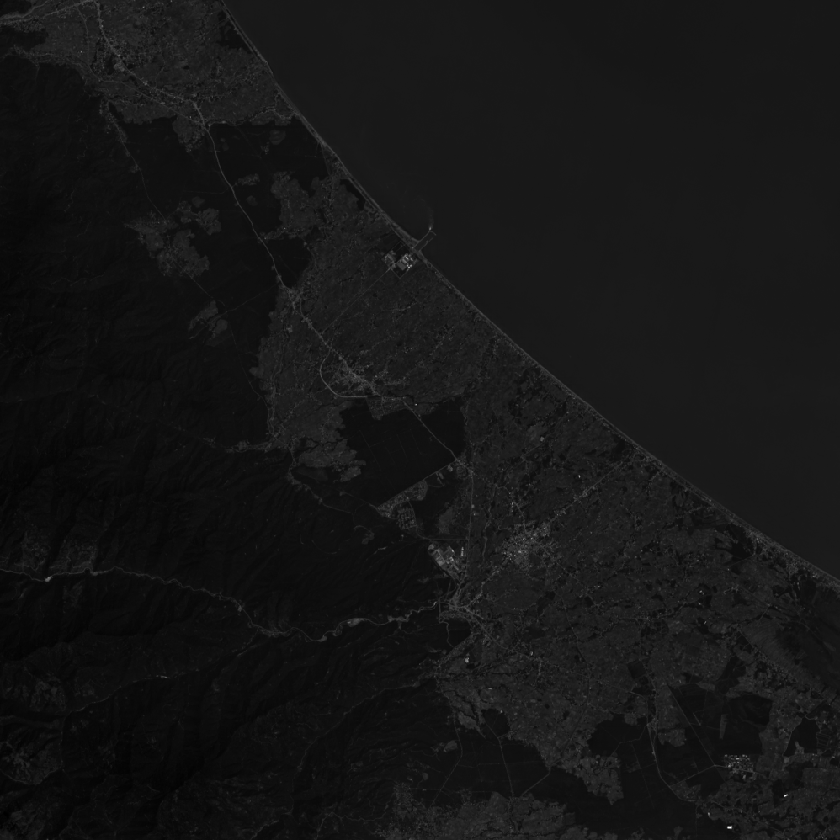
#> input picture 1-Import/data/Landsat8/Blue.tif, 840 x 840 px, shrunk from 998 x 998 before the run, found by its file name; the run also reads 3 pictures not shown here
$ jupyter execute NDVI.ipynb
#> lines starting #> are read from the running program, lines starting #| are printed output that depends on the picture; after the words box and inside, x2 and y2 are one past the last pixel; in counts of white or black regions, pixels touching at a corner belong together
[cell 1]
import matplotlib.pyplot as plt
import numpy as np
from matplotlib import cm
from skimage import io
from skimage import exposure

[cell 2]
image1 = io.imread('E:/Landsat8/Blue.tif')
#> image1 is the input picture: shape (840, 840) int32; min -364, max 5582, mean 159.6
image2 = io.imread('E:/Landsat8/Green.tif')
image3 = io.imread('E:/Landsat8/Red.tif')
image4 = io.imread('E:/Landsat8//NIR.tif')
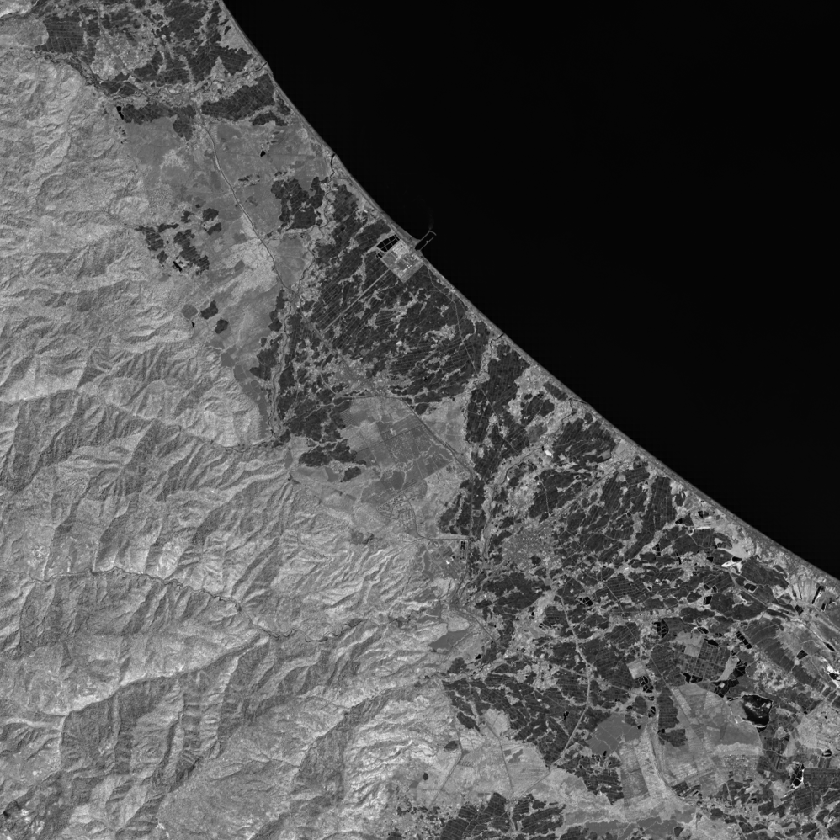
#> input picture 1-Import/data/Landsat8/NIR.tif, 840 x 840 px, shrunk from 998 x 998 before the run, found by its file name
#> image4 is the input picture: shape (840, 840) int32; min 23, max 6200, mean 1998.3
image5 = io.imread('E:/Landsat8/SWIR1.tif')
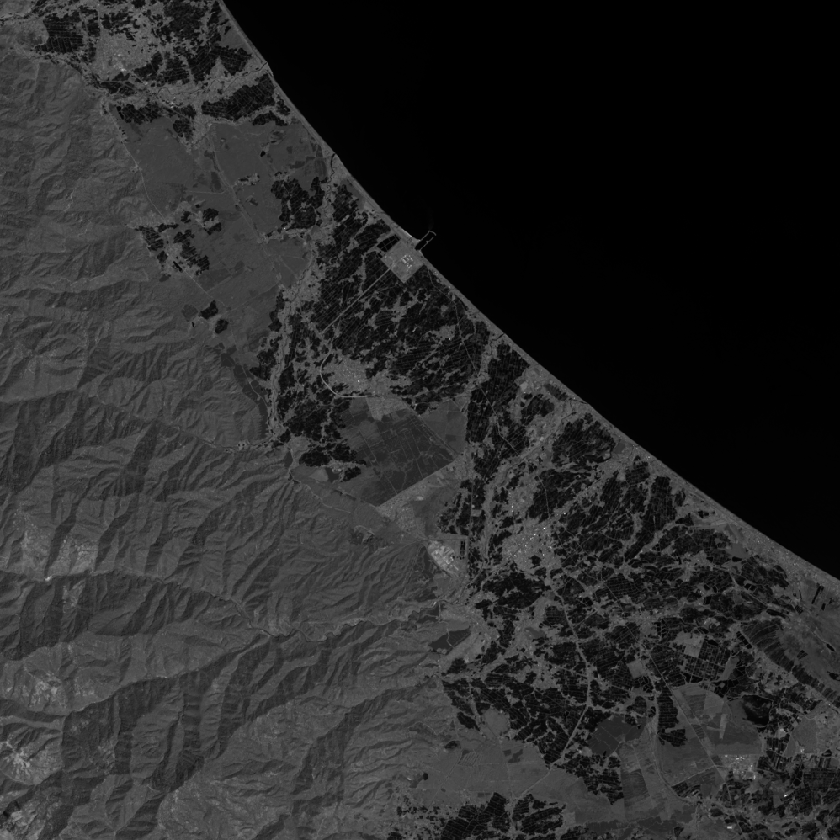
#> input picture 1-Import/data/Landsat8/SWIR1.tif, 840 x 840 px, shrunk from 998 x 998 before the run, found by its file name
#> image5 is the input picture: shape (840, 840) int32; min 131, max 6357, mean 1149.6
image6 = io.imread('E:/Landsat8/SWIR2.tif')

[cell 3]
B1 = np.array(image1).astype(float)
B2 = np.array(image2).astype(float)
B3 = np.array(image3).astype(float)
B4 = np.array(image4).astype(float)
B5 = np.array(image5).astype(float)
B6 = np.array(image6).astype(float)
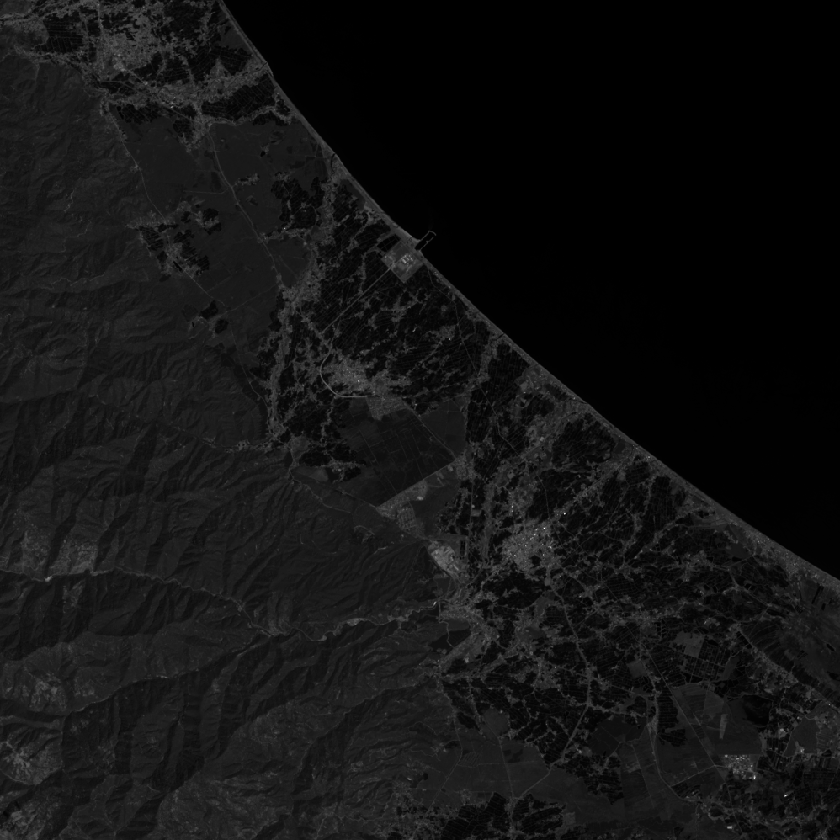
#> B6: shape (840, 840) float64; min 111, max 7032, mean 654.2; drawn with min black and max white

[cell 4]
NB1 = (B1-np.min(B1))/(np.max(B1)-np.min(B1))
NB2 = (B2-np.min(B2))/(np.max(B2)-np.min(B2))
NB3 = (B3-np.min(B3))/(np.max(B3)-np.min(B3))
NB4 = (B4-np.min(B4))/(np.max(B4)-np.min(B4))
NB5 = (B5-np.min(B5))/(np.max(B5)-np.min(B5))
NB6 = (B6-np.min(B6))/(np.max(B6)-np.min(B6))

Normalized difference vegetation index

[cell 5]
NDVI = (NB4-NB3)/(NB4+NB3)
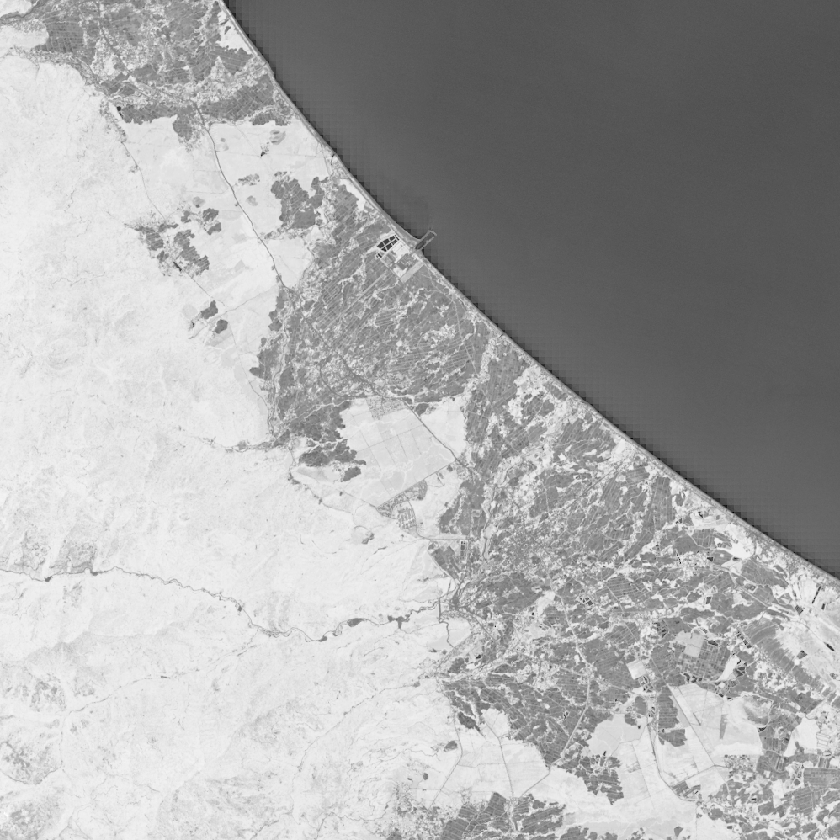
#> NDVI: shape (840, 840) float64; min -1, max 1, mean 0.333; drawn with min black and max white

[cell 6]
plt.figure(figsize=(15,10))
plt.imshow(NDVI, cmap=cm.Greys)
plt.title('NDVI Image')
plt.colorbar()
plt.axis('off')
plt.show()
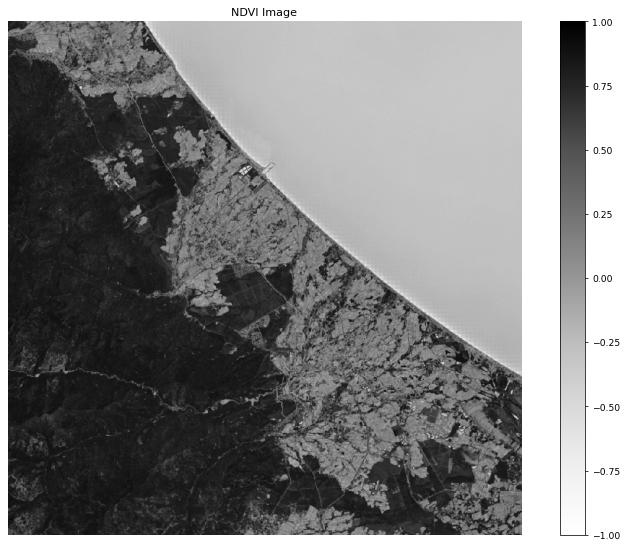
#> figure drawn by matplotlib, 2 panels

[cell 7]
lai = 0.55

[cell 8]
veg = NDVI > lai
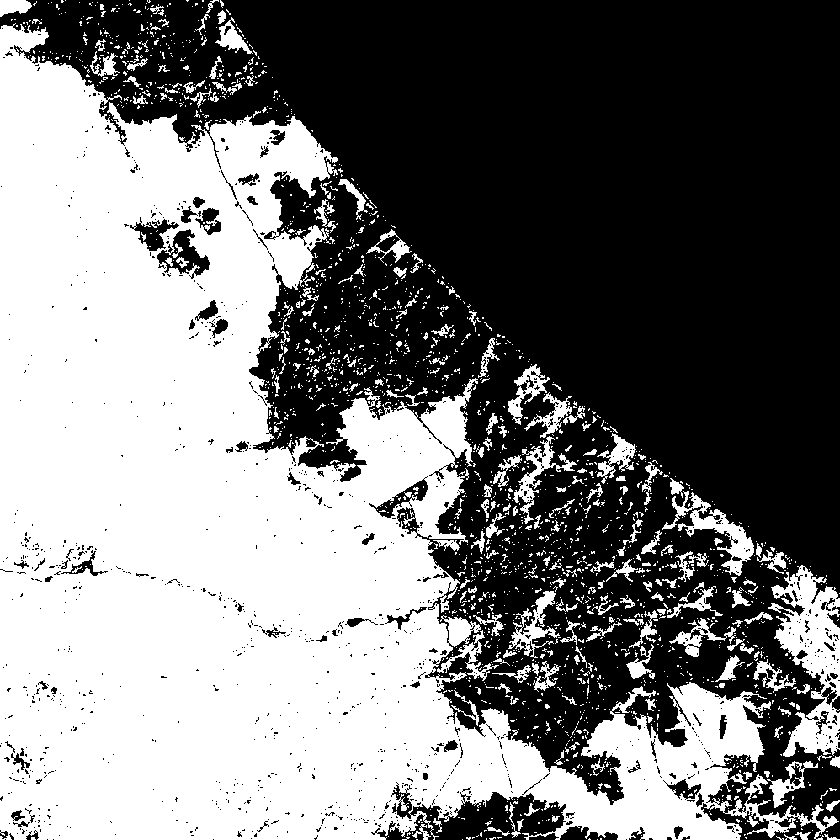
#> veg: shape (840, 840) bool; 47.3% white; 2026 white regions (1798 under 20 px), largest, box (x1, y1, x2, y2) and area: (0, 23, 839, 840) 296548, (768, 565, 840, 757) 6598, (662, 491, 754, 576) 1958
non_veg = NDVI <= lai

[cell 9]
rgb = np.stack([NB3, NB2, NB1], axis=2)

[cell 10]
fig , ax = plt.subplots(nrows=2, ncols=2, figsize=(15,15))
ax[0,0].imshow(rgb)
ax[0,0].set_title('RGB Image')
ax[0,0].axis('off')
######
ax[0,1].imshow(NDVI, cmap=cm.Greens)
ax[0,1].set_title('NDVI Image')
ax[0,1].axis('off')
######
ax[1,0].imshow(veg, cmap=cm.Greens)
ax[1,0].set_title('Vegetation Area')
ax[1,0].axis('off')
######
ax[1,1].imshow(non_veg, cmap=cm.Blues)
ax[1,1].set_title('Non-Vegetation Area')
ax[1,1].axis('off')
plt.show()
